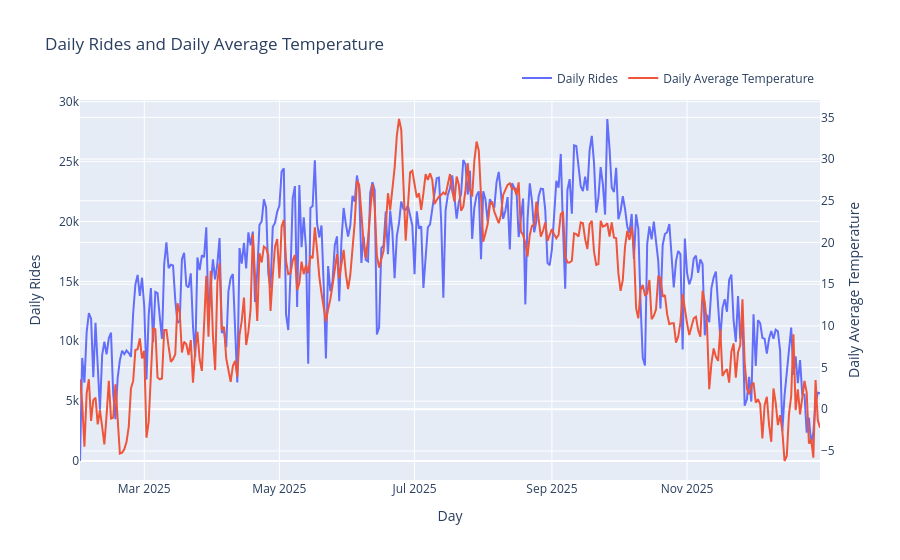

Source (notebook cell):
### Markdown cell above
### Rides vs temperature

### Code cell
import plotly.graph_objects as go


fig = go.Figure()

fig.add_trace(
    go.Scatter(
        x=bike_weather_daily["date"],
        y=bike_weather_daily["number_of_rides"],
        mode="lines",
        name="Daily Rides",
        yaxis="y1"
    )
)

fig.add_trace(
    go.Scatter(
        x=bike_weather_daily["date"],
        y=bike_weather_daily["temperature_2m_mean"],
        mode="lines",
        name="Daily Average Temperature",
        yaxis="y2"
    )
)

fig.update_layout(
    title="Daily Rides and Daily Average Temperature",
    xaxis=dict(
        title="Day"
    ),
    yaxis=dict(
        title="Daily Rides",
        side="left"
    ),
    yaxis2=dict(
        title="Daily Average Temperature",
        overlaying="y",
        side="right"
    ),
    hovermode="x unified",
    legend=dict(
        orientation="h",
        yanchor="bottom",
        y=1.02,
        xanchor="right",
        x=1
    )
)

fig.show()

### Figure 1 — Plotly figure (JSON) as saved in the notebook; plotly's stock layout.template omitted (floating-point values rounded to 4 significant figures; data arrays with more than 128 entries replaced by an {"elided": "..."} marker saying what was removed)
{"data": [{"mode": "lines", "name": "Daily Rides", "type": "scatter", "x": {"elided": "335 str values"}, "y": {"elided": "335 int values"}, "yaxis": "y"}, {"mode": "lines", "name": "Daily Average Temperature", "type": "scatter", "x": {"elided": "335 str values"}, "y": {"elided": "335 float values"}, "yaxis": "y2"}], "layout": {"hovermode": "x unified", "legend": {"orientation": "h", "x": 1, "xanchor": "right", "y": 1.02, "yanchor": "bottom"}, "title": {"text": "Daily Rides and Daily Average Temperature"}, "xaxis": {"title": {"text": "Day"}}, "yaxis": {"side": "left", "title": {"text": "Daily Rides"}}, "yaxis2": {"overlaying": "y", "side": "right", "title": {"text": "Daily Average Temperature"}}}}
